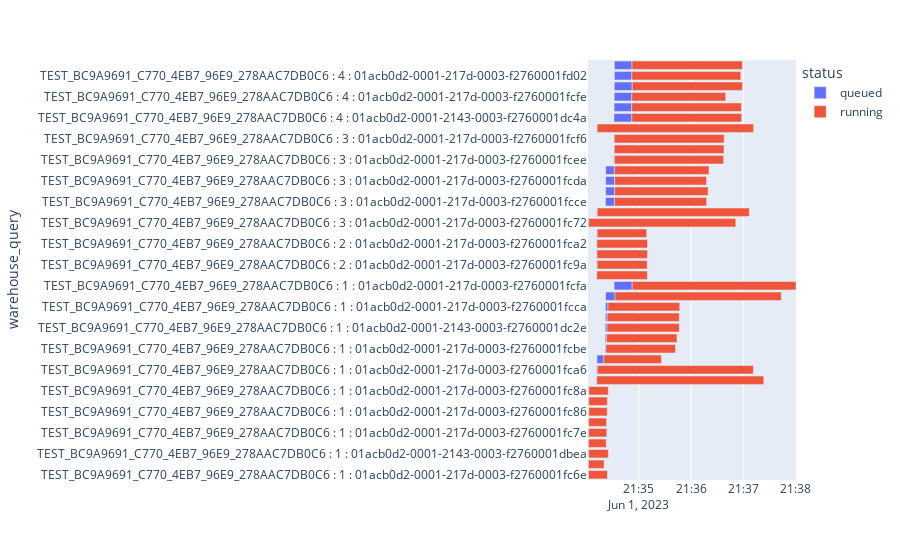

The cell this chart's notebook holds for it:
### Code cell
import plotly.express as px



qdf['warehouse_query'] = qdf.warehouse_name + " : " + qdf.cluster_number.map(str) + " : " + qdf.query_id

fig = px.timeline(qdf.sort_values(['warehouse_name', 'cluster_number', 'start_time']), 
                  x_start="start_time", x_end="end_time", y="warehouse_query", 
                  color='status', 
                  hover_data=['query_text', 'query_id'])

fig.update_layout(
    height=1000,
)
fig.update_xaxes(range = [qdf.start_time.min(),qdf.end_time.max()])

fig.show()


# figures = [
#         px.scatter(whe.sort_values('warehouse_name'), x="timestamp", y="warehouse_name", color='event_name'),
#         px.timeline(qdf.sort_values(['warehouse_name', 'start_time']), x_start="start_time", x_end="end_time", y="warehouse_query", hover_data=['query_text', 'query_id']),
#     ]

# fig = make_subplots(rows=len(figures), cols=1, shared_xaxes=True, vertical_spacing=0.05) 

# for i, figure in enumerate(figures):
#     for trace in range(len(figure["data"])):
#         fig.append_trace(figure["data"][trace], row=i+1, col=1)

# fig.update_xaxes(title_text="warehouse events", row=1, col=1)
# fig.update_xaxes(title_text="queries", row=2, col=1)
# fig.update_xaxes(showgrid=True,minor=dict(showgrid=True))
# fig.update_yaxes(showgrid=True,minor=dict(showgrid=True))
# fig.update_xaxes(autorange=True)
# fig.update_layout(
#     height=800,
# )
# fig.update_xaxes(type='date', autorange=True)

# fig.show()

# fig = px.bar(whm[whm.warehouse_name != 'OPS'], y='warehouse_name', x = ['credits_used_compute'], orientation = 'h', title='credits x warehouse')
# fig.show()
# fig = px.bar(whm, y='warehouse_name', x = ['credits_used_compute', 'credits_used_cloud_services'], orientation = 'h')
# fig.show()
